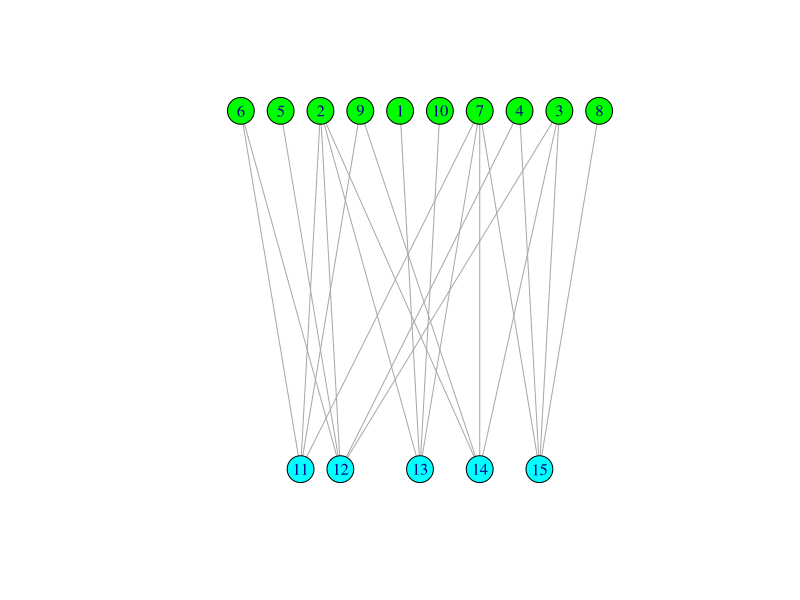
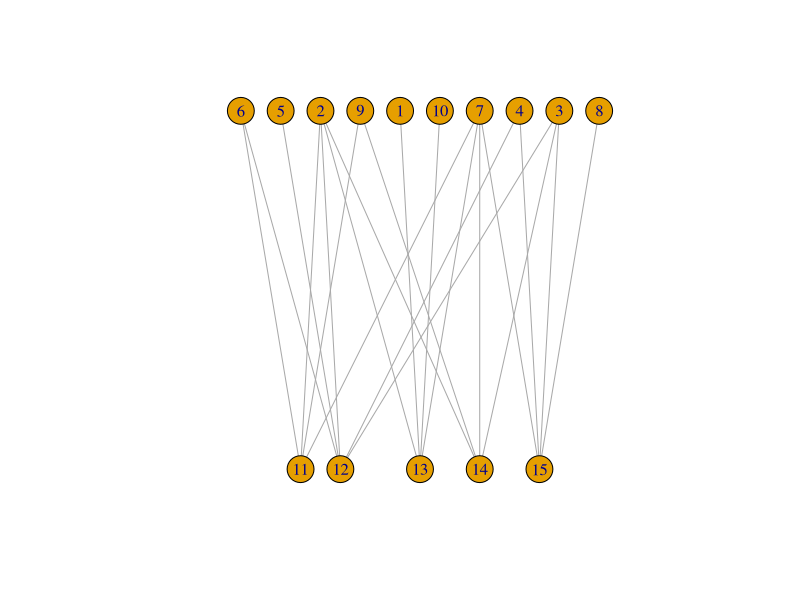
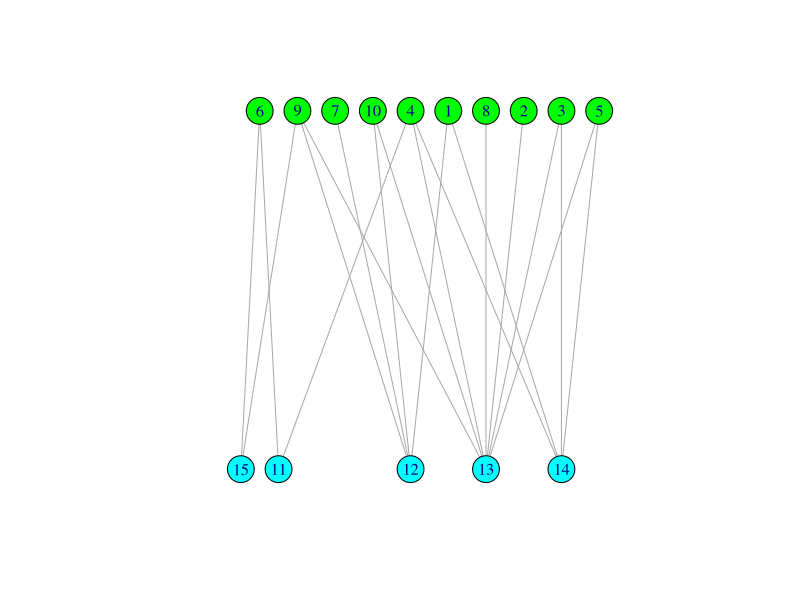
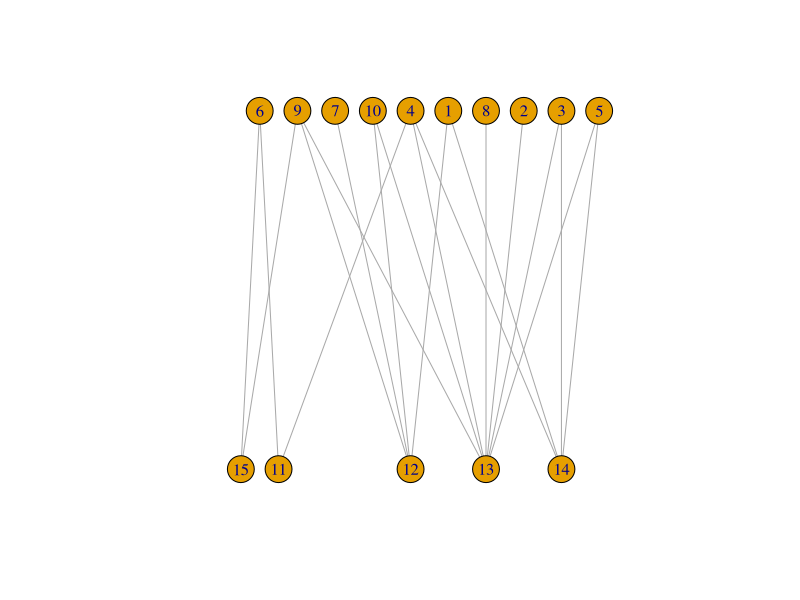
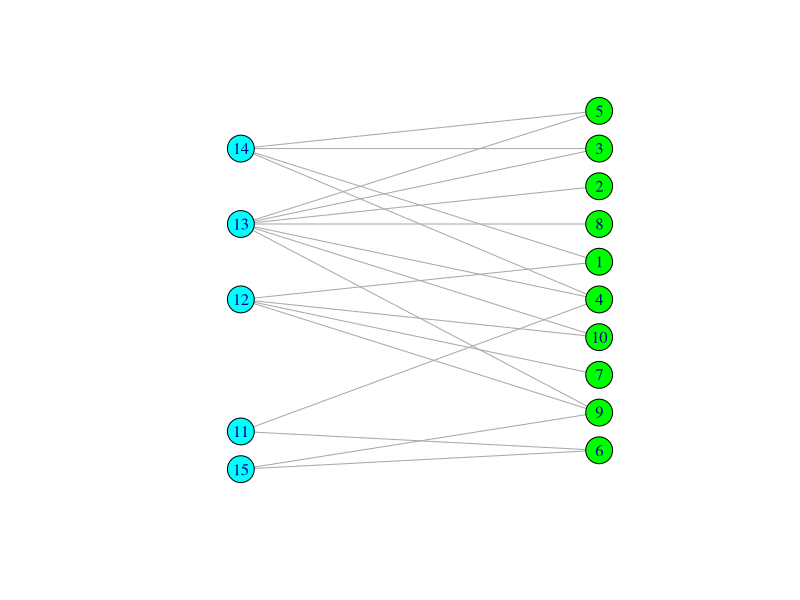

Write R code to recreate these figures, in order. (Note: this script raises an error after producing the figures.)
library(igraph)
# Random bipartite graph
inc <- matrix(sample(0:1, 50, replace = TRUE, prob=c(2,1)), 10, 5)
g <- graph_from_incidence_matrix(inc)
plot(g, layout = layout_as_bipartite,
     vertex.color=c("green","cyan")[V(g)$type+1])

# Two columns
g %>%
  add_layout_(as_bipartite()) %>%
  plot()



library(igraph)
library(dplyr)
# Random bipartite graph
inc <- matrix(sample(0:1, 50, replace = TRUE, prob=c(2,1)), 10, 5)
g <- graph_from_incidence_matrix(inc)
plot(g, layout = layout_as_bipartite,
     vertex.color=c("green","cyan")[V(g)$type+1])

# Two columns
g %>%
  add_layout_(as_bipartite()) %>%
  plot()
LO = layout_as_bipartite(g)
LO = LO[,c(2,1)]
plot(g, layout = LO, vertex.color=c("green","cyan")[V(g)$type+1])


# https://stackoverflow.com/questions/65989711/arrange-nodes-at-specific-location
# https://stackoverflow.com/questions/31366066/how-to-plot-a-bipartite-graph-in-r
rm(g)
V(g)$x <- c(1, 1, 1, 2, 2, 2, 2)
V(g)$y <- c(3, 2, 1, 3.5, 2.5, 1.5, 0.5)
V(g)$shape <- shape[as.numeric(V(g)$type) + 1]
V(g)$color <- c('red', 'blue', 'green', 'steelblue', 'steelblue', 'steelblue', 'steelblue')
E(g)$color <- 'gray'
# E(g)$color[E(g)['A' %--% 'C']] <- 'yellow'
# E(g)$color[E(g)['B' %--% 'C']] <- 'purple'
E(g)$color[E(g)['A' %--% V(g)]] <- 'red'
E(g)$color[E(g)['B' %--% V(g)]] <- 'blue'
E(g)$color[E(g)['C' %--% V(g)]] <- 'green'
plot(g)


# https://rpubs.com/lgadar/load-bipartite-graph
A <- matrix(c(2,4,0,0,1,2,1,0,0,0,4,5,0,0,1,2,0,0,6,2), byrow = T, nrow = 5, ncol = 4)
rownames(A) <- letters[c(1:nrow(A))]
colnames(A) <- LETTERS[c(1:ncol(A))]
print(A)

g <- graph.incidence(A, weighted = T)
g
V(g)$type
V(g)$name

# g <- graph.empty(directed = F)
# node.out <- unique(edges$from) #stringsAsFactor = F in data frame
# node.in <- unique(edges$to) #stringsAsFactor = F in data frame
# g <- add.vertices(g,nv=length(node.out),attr=list(name=node.out),type=rep(FALSE,length(node.out)))
# g <- add.vertices(g,nv=length(node.in),attr=list(name=node.in),type=rep(TRUE,length(node.in)))
# edge.list.vec <- as.vector(t(as.matrix(data.frame(edges))))
# g <- add.edges(g,edge.list.vec)
# g
# g <- graph.data.frame(edges, directed = F)
# V(g)$type <- V(g)$name %in% edges[,2] #the second column of edges is TRUE type
# g


A <- matrix(c(2,4,0,0,1,2,1,0,0,0,4,5,0,0,1,2,0,0,6,2), byrow = T, nrow = 5, ncol = 4)
rownames(A) <- letters[c(1:nrow(A))]
colnames(A) <- LETTERS[c(1:ncol(A))]
print(A)

g <- graph.incidence(A, weighted = T)

get.incidence(g)
V(g)$color <- V(g)$type
V(g)$color=gsub("FALSE","red",V(g)$color)
V(g)$color=gsub("TRUE","blue",V(g)$color)
# plot(g, edge.color="gray30",edge.width=E(g)$weight, layout=layout_as_bipartite)
E(g)$color[E(g)['D' %--% 'e']] <- 'yellow'
E(g)$color[E(g)['B' %--% 'a']] <- 'purple'

LO = layout_as_bipartite(g)
LO = LO[,c(2,1)]

plot(g, layout = LO,edge.width=E(g)$weight)
